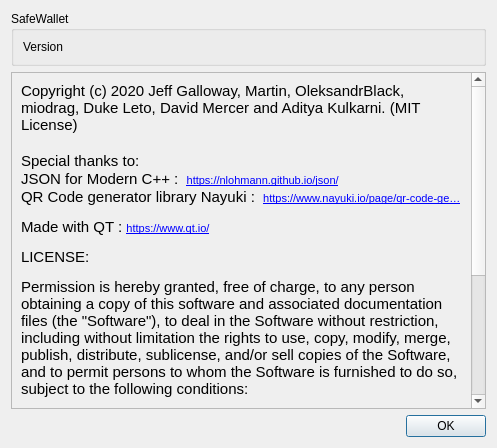
<?xml version="1.0" encoding="UTF-8"?>
<ui version="4.0">
 <class>about</class>
 <widget class="QDialog" name="about">
  <property name="geometry">
   <rect>
    <x>0</x>
    <y>0</y>
    <width>497</width>
    <height>448</height>
   </rect>
  </property>
  <property name="windowTitle">
   <string>About</string>
  </property>
  <layout class="QVBoxLayout" name="verticalLayout">
   <item>
    <widget class="QGroupBox" name="groupBox">
     <property name="title">
      <string notr="true">SafeWallet</string>
     </property>
     <layout class="QVBoxLayout" name="verticalLayout_2">
      <item>
       <widget class="QLabel" name="versionLabel">
        <property name="text">
         <string notr="true">Version</string>
        </property>
       </widget>
      </item>
     </layout>
    </widget>
   </item>
   <item>
    <widget class="QScrollArea" name="scrollArea">
     <property name="widgetResizable">
      <bool>true</bool>
     </property>
     <widget class="QWidget" name="scrollAreaWidgetContents">
      <property name="geometry">
       <rect>
        <x>0</x>
        <y>0</y>
        <width>460</width>
        <height>503</height>
       </rect>
      </property>
      <layout class="QVBoxLayout" name="verticalLayout_3">
       <item>
        <widget class="QLabel" name="label">
         <property name="text">
          <string notr="true">&lt;!DOCTYPE HTML PUBLIC &quot;-//W3C//DTD HTML 4.0//EN&quot; &quot;http://www.w3.org/TR/REC-html40/strict.dtd&quot;&gt;
&lt;html&gt;&lt;head&gt;&lt;meta name=&quot;qrichtext&quot; content=&quot;1&quot; /&gt;&lt;style type=&quot;text/css&quot;&gt;
p, li { white-space: pre-wrap; }
&lt;/style&gt;&lt;/head&gt;&lt;body style=&quot; font-family:'MS Shell Dlg 2'; font-size:8pt; font-weight:400; font-style:normal;&quot;&gt;
&lt;p style=&quot; margin-top:0px; margin-bottom:0px; margin-left:0px; margin-right:0px; -qt-block-indent:0; text-indent:0px;&quot;&gt;&lt;span style=&quot; font-family:'Ubuntu'; font-size:11pt;&quot;&gt;Copyright (c) 2020 Jeff Galloway, Martin, OleksandrBlack, miodrag, Duke Leto, David Mercer and Aditya Kulkarni. (MIT License)&lt;/span&gt;&lt;/p&gt;
&lt;p style=&quot;-qt-paragraph-type:empty; margin-top:0px; margin-bottom:0px; margin-left:0px; margin-right:0px; -qt-block-indent:0; text-indent:0px; font-family:'Ubuntu'; font-size:11pt;&quot;&gt;&lt;br /&gt;&lt;/p&gt;
&lt;p style=&quot; margin-top:0px; margin-bottom:0px; margin-left:0px; margin-right:0px; -qt-block-indent:0; text-indent:0px;&quot;&gt;&lt;span style=&quot; font-family:'Ubuntu'; font-size:11pt;&quot;&gt;Special thanks to:&lt;/span&gt;&lt;/p&gt;
&lt;p style=&quot; margin-top:0px; margin-bottom:0px; margin-left:0px; margin-right:0px; -qt-block-indent:0; text-indent:0px;&quot;&gt;&lt;span style=&quot; font-family:'Ubuntu'; font-size:11pt;&quot;&gt;JSON for Modern C++ :  &lt;/span&gt;&lt;a href=&quot;https://nlohmann.github.io/json/&quot;&gt;&lt;span style=&quot; text-decoration: underline; color:#0000ff;&quot;&gt;https://nlohmann.github.io/json/&lt;/span&gt;&lt;/a&gt;&lt;/p&gt;
&lt;p style=&quot; margin-top:0px; margin-bottom:0px; margin-left:0px; margin-right:0px; -qt-block-indent:0; text-indent:0px;&quot;&gt;&lt;span style=&quot; font-family:'Ubuntu'; font-size:11pt;&quot;&gt;QR Code generator library Nayuki :  &lt;/span&gt;&lt;a href=&quot;https://www.nayuki.io/page/qr-code-generator-library&quot;&gt;&lt;span style=&quot; text-decoration: underline; color:#0000ff;&quot;&gt;https://www.nayuki.io/page/qr-code-ge…&lt;/span&gt;&lt;/a&gt;&lt;/p&gt;
&lt;p style=&quot; margin-top:12px; margin-bottom:12px; margin-left:0px; margin-right:0px; -qt-block-indent:0; text-indent:0px;&quot;&gt;&lt;span style=&quot; font-family:'Ubuntu'; font-size:11pt;&quot;&gt;Made with QT : &lt;/span&gt;&lt;a href=&quot;https://www.qt.io/&quot;&gt;&lt;span style=&quot; text-decoration: underline; color:#0000ff;&quot;&gt;https://www.qt.io/&lt;/span&gt;&lt;/a&gt;&lt;/p&gt;
&lt;p style=&quot; margin-top:12px; margin-bottom:12px; margin-left:0px; margin-right:0px; -qt-block-indent:0; text-indent:0px;&quot;&gt;&lt;span style=&quot; font-family:'Ubuntu'; font-size:11pt;&quot;&gt;LICENSE:&lt;/span&gt;&lt;/p&gt;
&lt;p style=&quot; margin-top:12px; margin-bottom:12px; margin-left:0px; margin-right:0px; -qt-block-indent:0; text-indent:0px;&quot;&gt;&lt;span style=&quot; font-family:'Ubuntu'; font-size:11pt;&quot;&gt;Permission is hereby granted, free of charge, to any person obtaining a copy of this software and associated documentation files (the &amp;quot;Software&amp;quot;), to deal in the Software without restriction, including without limitation the rights to use, copy, modify, merge, publish, distribute, sublicense, and/or sell copies of the Software, and to permit persons to whom the Software is furnished to do so, subject to the following conditions:&lt;/span&gt;&lt;/p&gt;
&lt;ul style=&quot;margin-top: 0px; margin-bottom: 0px; margin-left: 0px; margin-right: 0px; -qt-list-indent: 1;&quot;&gt;&lt;li style=&quot; font-family:'Ubuntu'; font-size:11pt;&quot; style=&quot; margin-top:12px; margin-bottom:12px; margin-left:0px; margin-right:0px; -qt-block-indent:0; text-indent:0px;&quot;&gt;The above copyright notice and this permission notice shall be included in all copies or substantial portions of the Software.&lt;/li&gt;
&lt;li style=&quot; font-family:'Ubuntu'; font-size:11pt;&quot; style=&quot; margin-top:12px; margin-bottom:12px; margin-left:0px; margin-right:0px; -qt-block-indent:0; text-indent:0px;&quot;&gt;The Software is provided &amp;quot;as is&amp;quot;, without warranty of any kind, express or implied, including but not limited to the warranties of merchantability, fitness for a particular purpose and noninfringement. In no event shall the authors or copyright holders be liable for any claim, damages or other liability, whether in an action of contract, tort or otherwise, arising from, out of or in connection with the Software or the use or other dealings in the Software.&lt;/li&gt;&lt;/ul&gt;&lt;/body&gt;&lt;/html&gt;</string>
         </property>
         <property name="wordWrap">
          <bool>true</bool>
         </property>
         <property name="openExternalLinks">
          <bool>true</bool>
         </property>
         <property name="textInteractionFlags">
          <set>Qt::LinksAccessibleByMouse</set>
         </property>
        </widget>
       </item>
      </layout>
     </widget>
    </widget>
   </item>
   <item>
    <widget class="QDialogButtonBox" name="buttonBox">
     <property name="orientation">
      <enum>Qt::Horizontal</enum>
     </property>
     <property name="standardButtons">
      <set>QDialogButtonBox::Ok</set>
     </property>
    </widget>
   </item>
  </layout>
 </widget>
 <resources/>
 <connections>
  <connection>
   <sender>buttonBox</sender>
   <signal>accepted()</signal>
   <receiver>about</receiver>
   <slot>accept()</slot>
   <hints>
    <hint type="sourcelabel">
     <x>248</x>
     <y>254</y>
    </hint>
    <hint type="destinationlabel">
     <x>157</x>
     <y>274</y>
    </hint>
   </hints>
  </connection>
  <connection>
   <sender>buttonBox</sender>
   <signal>rejected()</signal>
   <receiver>about</receiver>
   <slot>reject()</slot>
   <hints>
    <hint type="sourcelabel">
     <x>316</x>
     <y>260</y>
    </hint>
    <hint type="destinationlabel">
     <x>286</x>
     <y>274</y>
    </hint>
   </hints>
  </connection>
 </connections>
</ui>
